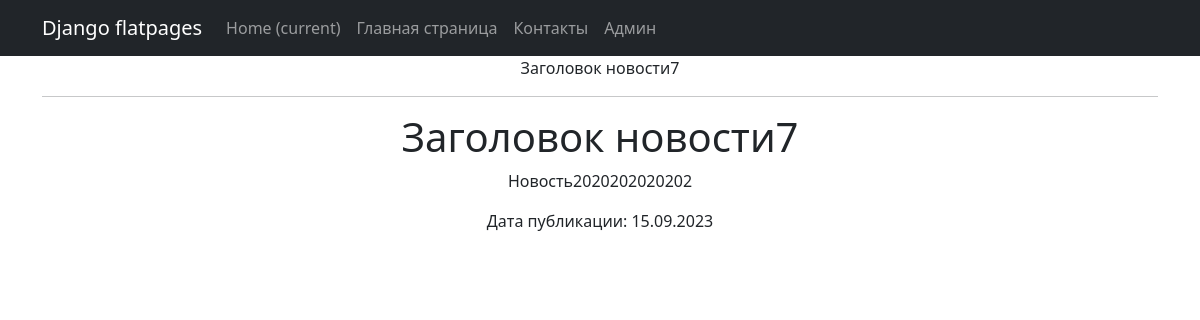
The app's page /8/ with its own data.
### simpleapp/models.py (models this page shows, shortened)
class Post(models.Model):
    tanks = 'TNK'
    hils = 'HIL'
    dd = 'DD'
    merchants = 'MCH'
    guild_masters = 'GMA'
    quest_givers = 'QMA'
    blacksmiths = 'BLM'
    tanners = 'TAN'
    potion_makers = 'PMK'
    spell_masters = 'SMA'
    CATEGORY_CHOICES = (
        (tanks, 'Танки'),
        (hils, 'Хилы'),
        (dd, 'ДД'),
        (merchants, 'Торговцы'),
        (guild_masters, 'Гилдмастеры'),
        (quest_givers, 'Квестгиверы'),
        (blacksmiths, 'Кузнецы'),
        (tanners, 'Кожевники'),
        (potion_makers, 'Зельевары'),
        (spell_masters, 'Мастера заклинаний'),
    )
    type_post = models.CharField(max_length=20, choices=CATEGORY_CHOICES)
    pub_date = models.DateTimeField(auto_now_add=True)
    author = models.ForeignKey(Author, on_delete=models.CASCADE)
    name = models.CharField(
        max_length=50,
        unique=True,
    )
    description = models.TextField()
    category = models.ManyToManyField(
        Category,
        through='PostCategory',
        related_name='PostCategory',
    )
    rating = models.FloatField(
        validators=[MinValueValidator(0.0)], default=0.0
    )
    user = models.ForeignKey(User, on_delete=models.CASCADE, null=True)

### simpleapp/views.py (the view)
# urls.py: path('<int:pk>/', PostDetail.as_view(), name='post'),
class PostDetail(DetailView):
    model = Post
    template_name = 'post.html'
    context_object_name = 'post'

### templates/post.html
{% extends 'flatpages/default.html' %}
{% block title %}
{{ post.name }}
{% endblock title %}
{% block content %}
    <h1>{{ post.name }}</h1>
    <p>{{ post.description }}</p>
    <p>Дата публикации: {{ post.pub_date|date:'d.m.Y' }}</p>
{% endblock content %}

### records on screen
Post: name "Заголовок новости7", description "Новость2020202020202", pub_date "15.09.2023"
